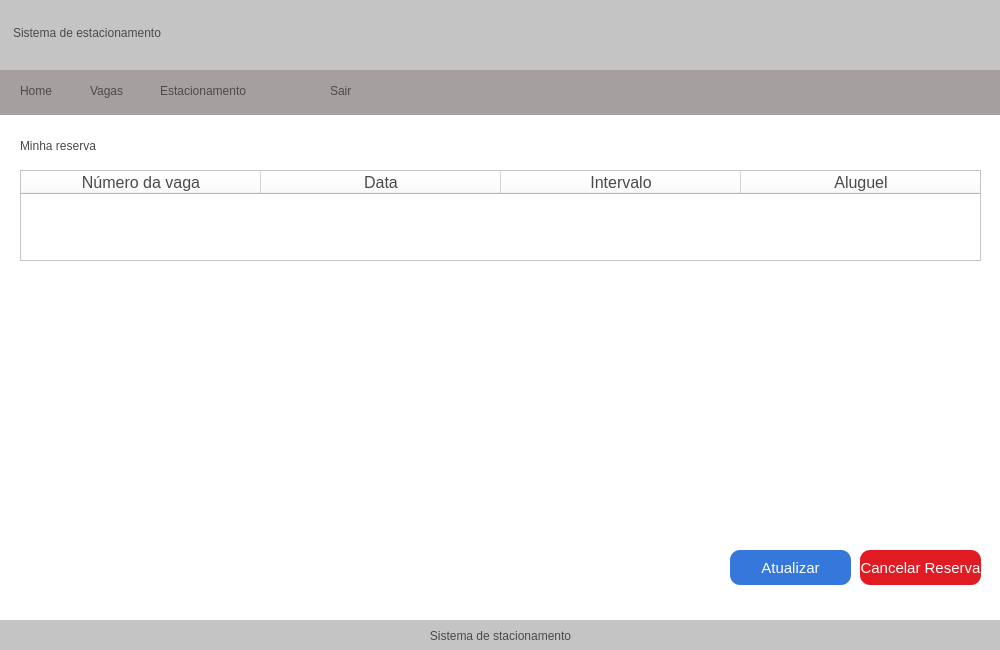
<?xml version="1.0" encoding="UTF-8"?>
<ui version="4.0">
 <class>ReservasCliente</class>
 <widget class="QMainWindow" name="ReservasCliente">
  <property name="geometry">
   <rect>
    <x>0</x>
    <y>0</y>
    <width>1000</width>
    <height>650</height>
   </rect>
  </property>
  <property name="minimumSize">
   <size>
    <width>1000</width>
    <height>650</height>
   </size>
  </property>
  <property name="maximumSize">
   <size>
    <width>1000</width>
    <height>650</height>
   </size>
  </property>
  <property name="windowTitle">
   <string>Sistema de estacionamento - Reservas</string>
  </property>
  <property name="windowIcon">
   <iconset>
    <normaloff>imagens/seguro-de-automovel.png</normaloff>imagens/seguro-de-automovel.png</iconset>
  </property>
  <property name="styleSheet">
   <string notr="true">background-color: rgb(255, 255, 255);</string>
  </property>
  <widget class="QWidget" name="centralwidget">
   <widget class="QGroupBox" name="groupBox">
    <property name="geometry">
     <rect>
      <x>0</x>
      <y>70</y>
      <width>1001</width>
      <height>45</height>
     </rect>
    </property>
    <property name="styleSheet">
     <string notr="true">background-color: rgb(166, 159, 159);
padding-inline:10px;
border:none;</string>
    </property>
    <property name="title">
     <string/>
    </property>
    <widget class="QPushButton" name="btnHome">
     <property name="geometry">
      <rect>
       <x>20</x>
       <y>0</y>
       <width>81</width>
       <height>41</height>
      </rect>
     </property>
     <property name="cursor">
      <cursorShape>PointingHandCursor</cursorShape>
     </property>
     <property name="styleSheet">
      <string notr="true">color: rgb(75, 74, 74);
font: 14pt &quot;Segoe UI&quot;;
text-align: left;
padding-right:25px;</string>
     </property>
     <property name="text">
      <string>Home</string>
     </property>
    </widget>
    <widget class="QPushButton" name="btnEstacionamento">
     <property name="geometry">
      <rect>
       <x>160</x>
       <y>0</y>
       <width>181</width>
       <height>41</height>
      </rect>
     </property>
     <property name="cursor">
      <cursorShape>PointingHandCursor</cursorShape>
     </property>
     <property name="styleSheet">
      <string notr="true">color: rgb(75, 74, 74);
font: 14pt &quot;Segoe UI&quot;;
text-align: left;
padding-right:25px;</string>
     </property>
     <property name="text">
      <string>Estacionamento</string>
     </property>
    </widget>
    <widget class="QPushButton" name="btnSair">
     <property name="geometry">
      <rect>
       <x>330</x>
       <y>0</y>
       <width>41</width>
       <height>41</height>
      </rect>
     </property>
     <property name="cursor">
      <cursorShape>PointingHandCursor</cursorShape>
     </property>
     <property name="styleSheet">
      <string notr="true">color: rgb(75, 74, 74);
font: 14pt &quot;Segoe UI&quot;;
text-align: left;</string>
     </property>
     <property name="text">
      <string>Sair</string>
     </property>
    </widget>
    <widget class="QPushButton" name="btnVagas">
     <property name="geometry">
      <rect>
       <x>90</x>
       <y>0</y>
       <width>61</width>
       <height>41</height>
      </rect>
     </property>
     <property name="cursor">
      <cursorShape>PointingHandCursor</cursorShape>
     </property>
     <property name="styleSheet">
      <string notr="true">color: rgb(75, 74, 74);
font: 14pt &quot;Segoe UI&quot;;
text-align: left;</string>
     </property>
     <property name="text">
      <string>Vagas</string>
     </property>
    </widget>
   </widget>
   <widget class="QLabel" name="label">
    <property name="geometry">
     <rect>
      <x>0</x>
      <y>-5</y>
      <width>1001</width>
      <height>75</height>
     </rect>
    </property>
    <property name="styleSheet">
     <string notr="true">background-color: rgb(196, 196, 196);
color: rgb(75, 74, 74);
font: 24pt &quot;Segoe UI&quot;;
padding: 10px;
border:none;</string>
    </property>
    <property name="text">
     <string>Sistema de estacionamento</string>
    </property>
   </widget>
   <widget class="QLabel" name="label_2">
    <property name="geometry">
     <rect>
      <x>0</x>
      <y>620</y>
      <width>1001</width>
      <height>31</height>
     </rect>
    </property>
    <property name="styleSheet">
     <string notr="true">background-color: rgb(196, 196, 196);
color: rgb(75, 74, 74);
</string>
    </property>
    <property name="text">
     <string>Sistema de stacionamento</string>
    </property>
    <property name="alignment">
     <set>Qt::AlignCenter</set>
    </property>
   </widget>
   <widget class="QLabel" name="label_3">
    <property name="geometry">
     <rect>
      <x>20</x>
      <y>130</y>
      <width>151</width>
      <height>31</height>
     </rect>
    </property>
    <property name="styleSheet">
     <string notr="true">color: rgb(75, 74, 74);
font: 14pt &quot;Segoe UI&quot;;</string>
    </property>
    <property name="text">
     <string>Minha reserva</string>
    </property>
   </widget>
   <widget class="QTableWidget" name="tableReservaCliente">
    <property name="geometry">
     <rect>
      <x>20</x>
      <y>170</y>
      <width>961</width>
      <height>91</height>
     </rect>
    </property>
    <property name="contextMenuPolicy">
     <enum>Qt::DefaultContextMenu</enum>
    </property>
    <property name="autoFillBackground">
     <bool>true</bool>
    </property>
    <property name="styleSheet">
     <string notr="true">color: rgb(75, 74, 74);
gridline-color: rgb(222, 222, 222);
alternate-background-color: rgb(255, 255, 255);</string>
    </property>
    <property name="inputMethodHints">
     <set>Qt::ImhNone</set>
    </property>
    <property name="horizontalScrollBarPolicy">
     <enum>Qt::ScrollBarAlwaysOff</enum>
    </property>
    <property name="sizeAdjustPolicy">
     <enum>QAbstractScrollArea::AdjustToContents</enum>
    </property>
    <property name="alternatingRowColors">
     <bool>true</bool>
    </property>
    <property name="showGrid">
     <bool>false</bool>
    </property>
    <property name="gridStyle">
     <enum>Qt::NoPen</enum>
    </property>
    <property name="wordWrap">
     <bool>true</bool>
    </property>
    <attribute name="horizontalHeaderCascadingSectionResizes">
     <bool>false</bool>
    </attribute>
    <attribute name="horizontalHeaderDefaultSectionSize">
     <number>240</number>
    </attribute>
    <column>
     <property name="text">
      <string>Número da vaga</string>
     </property>
     <property name="font">
      <font>
       <pointsize>12</pointsize>
      </font>
     </property>
    </column>
    <column>
     <property name="text">
      <string>Data</string>
     </property>
     <property name="font">
      <font>
       <pointsize>12</pointsize>
      </font>
     </property>
    </column>
    <column>
     <property name="text">
      <string>Intervalo</string>
     </property>
     <property name="font">
      <font>
       <pointsize>12</pointsize>
      </font>
     </property>
    </column>
    <column>
     <property name="text">
      <string>Aluguel</string>
     </property>
     <property name="font">
      <font>
       <pointsize>12</pointsize>
      </font>
     </property>
    </column>
   </widget>
   <widget class="QPushButton" name="btnAtualizarReserva">
    <property name="geometry">
     <rect>
      <x>730</x>
      <y>550</y>
      <width>121</width>
      <height>35</height>
     </rect>
    </property>
    <property name="minimumSize">
     <size>
      <width>100</width>
      <height>35</height>
     </size>
    </property>
    <property name="maximumSize">
     <size>
      <width>150</width>
      <height>50</height>
     </size>
    </property>
    <property name="font">
     <font>
      <pointsize>11</pointsize>
     </font>
    </property>
    <property name="cursor">
     <cursorShape>PointingHandCursor</cursorShape>
    </property>
    <property name="styleSheet">
     <string notr="true">border: none;
border-radius:10px;
background-color: rgb(53, 119, 218);
color: rgb(255, 255, 255);</string>
    </property>
    <property name="text">
     <string>Atualizar</string>
    </property>
   </widget>
   <widget class="QPushButton" name="btnCancelarReserva">
    <property name="geometry">
     <rect>
      <x>860</x>
      <y>550</y>
      <width>121</width>
      <height>35</height>
     </rect>
    </property>
    <property name="minimumSize">
     <size>
      <width>100</width>
      <height>35</height>
     </size>
    </property>
    <property name="maximumSize">
     <size>
      <width>150</width>
      <height>50</height>
     </size>
    </property>
    <property name="font">
     <font>
      <pointsize>11</pointsize>
     </font>
    </property>
    <property name="cursor">
     <cursorShape>PointingHandCursor</cursorShape>
    </property>
    <property name="styleSheet">
     <string notr="true">border: none;
border-radius:10px;
background-color: rgb(224, 27, 36);
color: rgb(255, 255, 255);</string>
    </property>
    <property name="text">
     <string>Cancelar Reserva</string>
    </property>
   </widget>
  </widget>
  <widget class="QMenuBar" name="menubar">
   <property name="geometry">
    <rect>
     <x>0</x>
     <y>0</y>
     <width>1000</width>
     <height>22</height>
    </rect>
   </property>
  </widget>
 </widget>
 <resources/>
 <connections/>
</ui>
